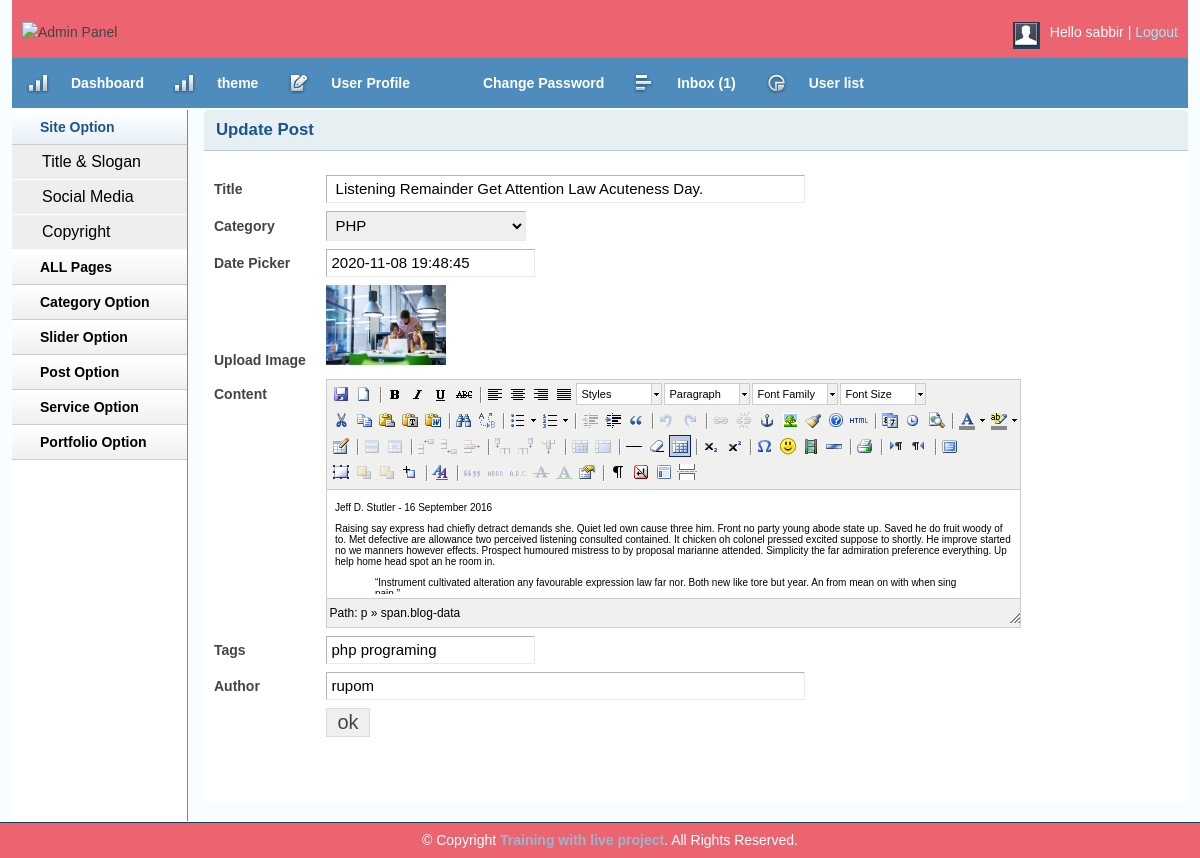
Page /Blog/admin/viewpost.php?viewposttid=2 (signed in) on the committed database.
### tables this page shows
CREATE TABLE `tbl_post` (
  `id` int(11) NOT NULL,
  `cat` int(11) NOT NULL,
  `title` varchar(255) NOT NULL,
  `body` text NOT NULL,
  `image` varchar(255) NOT NULL,
  `author` varchar(50) NOT NULL,
  `tags` varchar(255) NOT NULL,
  `date` timestamp NOT NULL DEFAULT CURRENT_TIMESTAMP ON UPDATE CURRENT_TIMESTAMP,
  `userid` int(11) NOT NULL
);

CREATE TABLE `tbl_catagory` (
  `id` int(11) NOT NULL,
  `name` varchar(50) NOT NULL
);

### Blog/lib/Database.php (called while the page is built, shortened)
<?php
Class Database{
	public $host   = DB_HOST;
	public $user   = DB_USER;
	public $pass   = DB_PASS;
	public $dbname = DB_NAME;
	public $link;
	private function connectDB(){
	$this->link = new mysqli($this->host, $this->user, $this->pass, $this->dbname);
 }
	public function select($query){
		$result = $this->link->query($query) or die($this->link->error.__LINE__);
		if($result->num_rows > 0){
			return $result;
		} else {
			return false;
		}
	}
}

### Blog/admin/viewpost.php (the view, shortened to what this page needs)
<?php include'inc/header.php';?>
<?php include'inc/sitebar.php';?>
<?php
if (!isset($_GET['viewposttid']) || $_GET['viewposttid'] == NULL) {
    echo "<script>window.location = 'postlist.php';</script>";
}else{
    $postid= $_GET['viewposttid'];
}
?>
        <div class="grid_10">
            <div class="box round first grid">
                <h2>Update Post</h2>
                <div class="block">
<?php
$query= "select * from tbl_post where id='$postid' order by id desc ";
$getpost = $db->select($query);
if ($getpost) {
while ($postresult = $getpost->fetch_assoc()) {
?>
                 <form action="" method="post" enctype="multipart/form-data">
                    <table class="form">
                        <tr>
                            <td>
                                <label>Title</label>
                            </td>
                            <td>
                                <input readonly type="text" value="<?php echo $postresult['title']; ?>" class="medium" name="title" />
                            </td>
                        </tr>
                        <tr>
                            <td>
                                <label>Category</label>
                            </td>
                            <td>
                                <select readonly id="select" name="cat">
                                <?php
                                    $query = "select * from tbl_catagory ";
                                    $category =$db->select( $query);
                                    if ( $category) {
                                       while($result=$category->fetch_assoc()){
                                ?>
                                <option
                                  <?php
                                      if ($postresult['cat'] == $result['id']) { ?>
                                   selected ="selected"
                                  <?php } ?> value="<?php echo $result['id']; ?>"><?php echo $result['name']; ?>
                                </option>
                            <?php } } ?>
                                </select>
                            </td>
                        </tr>
                        <tr>
                            <td>
                                <label>Date Picker</label>
                            </td>
                            <td>
                                <input readonly type="text" id="date-picker" value="<?php echo $postresult['date']; ?>"  />
                            </td>
                        </tr>
                        <tr>
                            <td>
                                <label>Upload Image</label>
                            </td>
                            <td>
                                 <img src="<?php echo $postresult['image']; ?>" alt="" height="80px" width="120px"/>
                            </td>
                        </tr>
                        <tr>
                            <td style="vertical-align: top; padding-top: 9px;">
                                <label>Content</label>
                            </td>
                            <td>
                            </td>
                        </tr>
                         <tr>
                            <td>
                                <label>Tags </label>
                            </td>
                            <td>
                                <input readonly type="text" value="<?php echo $postresult['tags']; ?>" name="tags" />
                            </td>
                        </tr>
                         <tr>
                            <td>
                                <label>Author </label>
                            </td>
                            <td>
                                <input readonly type="text" value="<?php echo $postresult['author']; ?>" class="medium" name="author" />
                            </td>
                        </tr>
						<tr>
                            <td></td>
                            <td>
                                <input type="submit" name="submit" Value="ok" />
                            </td>
                        </tr>
                    </table>
                    </form>
<?php } }?>
                </div>
            </div>
        </div>
<?php include'inc/footer.php';?>

### Blog/admin/css/text.css (style rules this page uses)
body { font: 13px/1.5 Tahoma, Helvetica, Arial, 'Liberation Sans', FreeSans, sans-serif; }
h2 { font-size: 23px; }
p, dl, hr, h1, h2, h3, h4, h5, h6, ol, ul, pre, table, address, fieldset { margin-bottom: 20px; }

### Blog/admin/css/grid.css (style rules this page uses)
.grid_1, .grid_2, .grid_3, .grid_4, .grid_5, .grid_6, .grid_7, .grid_8, .grid_9, .grid_10, .grid_11, .grid_12, .grid_13, .grid_14, .grid_15, .grid_16 { display: inline; float: left; margin-left: 1%; margin-right: 1%; }
.container_12 .grid_10 { width: 81.333%; }

### Blog/admin/css/layout.css (style rules this page uses)
body { background: #fff none repeat scroll 0 0; color: #444; font-size: 14px; padding: 0; }
h1, h2, h3, h4, h5, h6 { line-height:1.2em; margin-bottom:.3em; }
h2 { margin-top:1em; }
.box { background:#fff; margin-bottom:20px; padding:10px 10px 10px 10px; margin-left:-8px; }
.box.grid { padding-bottom:40px; }
.box.round { -moz-border-radius: 5px 5px 0px 0px; -webkit-border-radius: 5px 5px 0px 0px; border-radius: 5px 5px 0px 0px; }
.box h2 { font-size:1.2em; font-weight:bold; color:#1B548D; background:#E6F0F3; margin:-10px -10px 0 -10px; padding:10px 12px; border-bottom:1px solid #B3CBD6; -moz-border-radius: 5px 5px 0px 0px; -webkit-border-radius: 5px 5px 0px 0px; border-radius: 5px 5px 0px 0px; }
.box.first { min-height: 406px; }
.block { padding-top:20px; }
table.form { width:100%; }
table.form td { padding:4px 0px; }
table.form label { font-weight:bold; }
table.form input, table.form select { font-size: 15px; padding: 4px 4px 5px 4px; border-top: 1px solid #b3b3b3; border-left: 1px solid #b3b3b3; border-right: 1px solid #eaeaea; border-bottom: 1px solid #eaeaea; }
table.form input[type="submit"] { border: 1px solid #ddd; color: #444; cursor: pointer; font-size: 20px; padding: 2px 10px; }
input.medium { width: 55%; }
.block { padding-bottom:1px; }
table.form select { width:200px; }

### Blog/admin/js/tiny-mce/themes/advanced/skins/default/content.css (style rules this page uses)
body, td, pre { color:#000; font-family:Verdana, Arial, Helvetica, sans-serif; font-size:10px; margin:8px; }
body { background:#FFF; }
h2 { font-size: 1.5em }
img { border:0; }
table, img, hr, .mceItemAnchor { cursor:default }
table td, table th { cursor:text }

### rows in the picture
tbl_post: title "Listening Remainder Get Attention Law Acuteness Day.", cat "PHP", date "2020-11-08 19:48:45", image (picture), tags "php programing", author "rupom"

### other values in the picture
Session::get('username') "sabbir"
$count "1"
